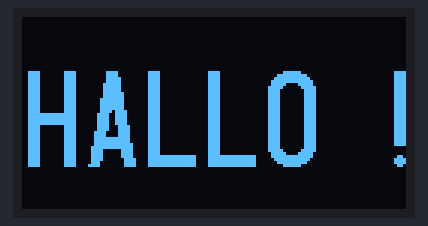
Simulated run of this sketch. Board: Arduino Uno, built with avr-gcc and run on an emulated ATmega328P. Shown: 128×64 one-colour display.

Above: at 0.1 s.

The sketch:

basic_text.ino
```cpp
#include <Arduino.h>
#include <U8g2lib.h>
#include <Wire.h>

U8G2_SH1106_128X64_NONAME_F_HW_I2C display(U8G2_R0, U8X8_PIN_NONE);

void setup() {
  display.begin();
}

void loop() {
  display.clearBuffer();

  display.setFont(u8g2_font_logisoso32_tf);
  display.drawStr(0, 50, "HALLO !");

  display.sendBuffer();
  delay(2000);
}
```
